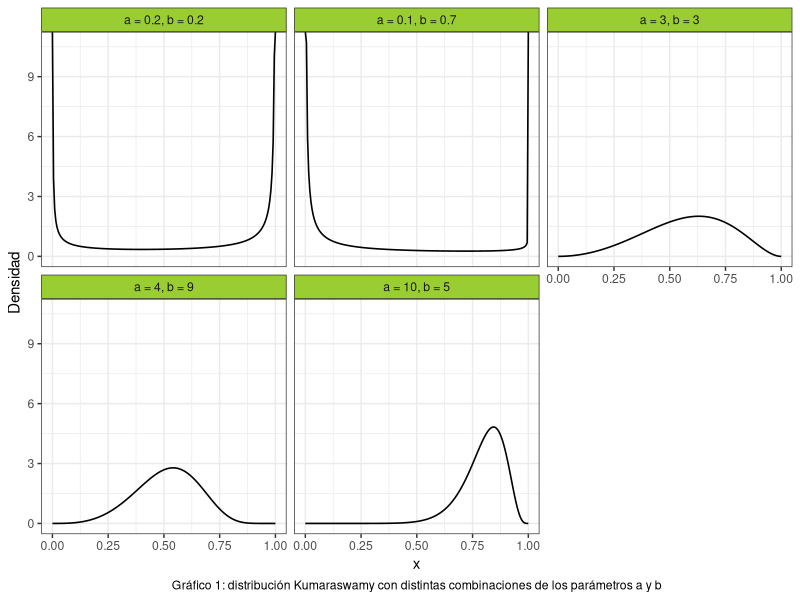
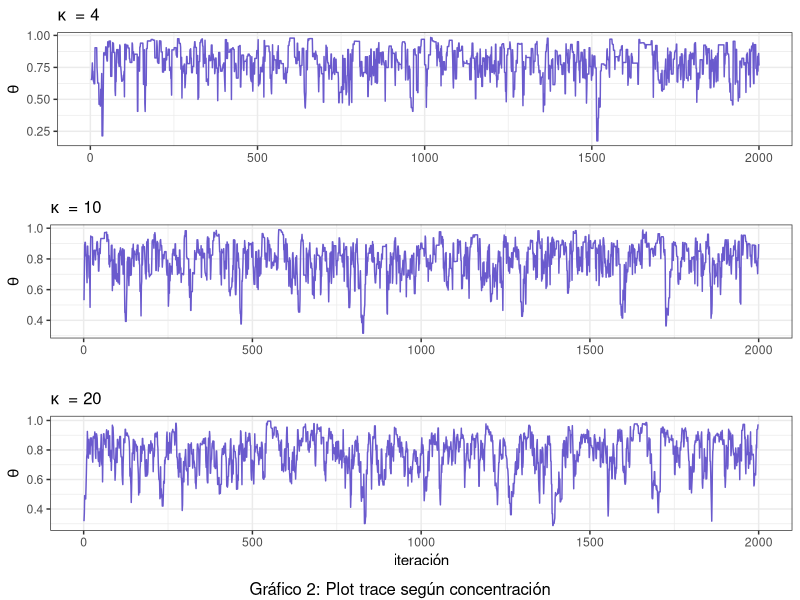
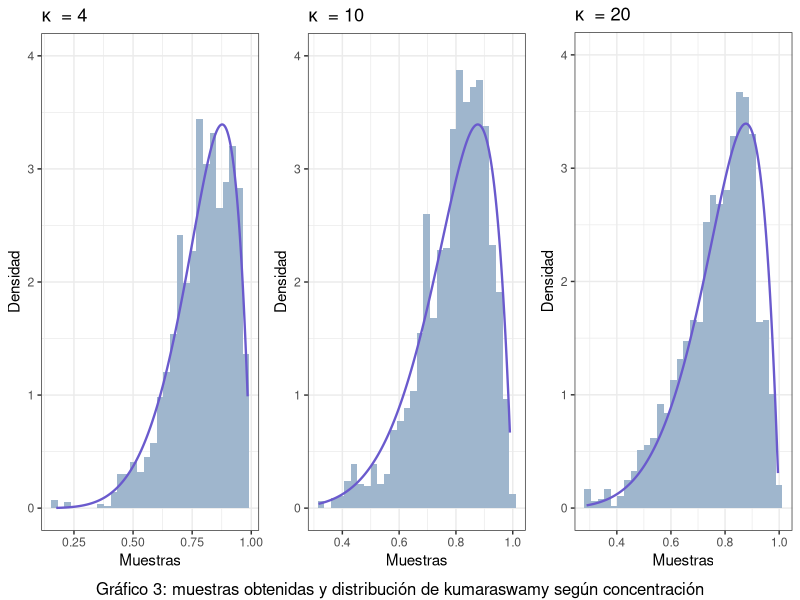
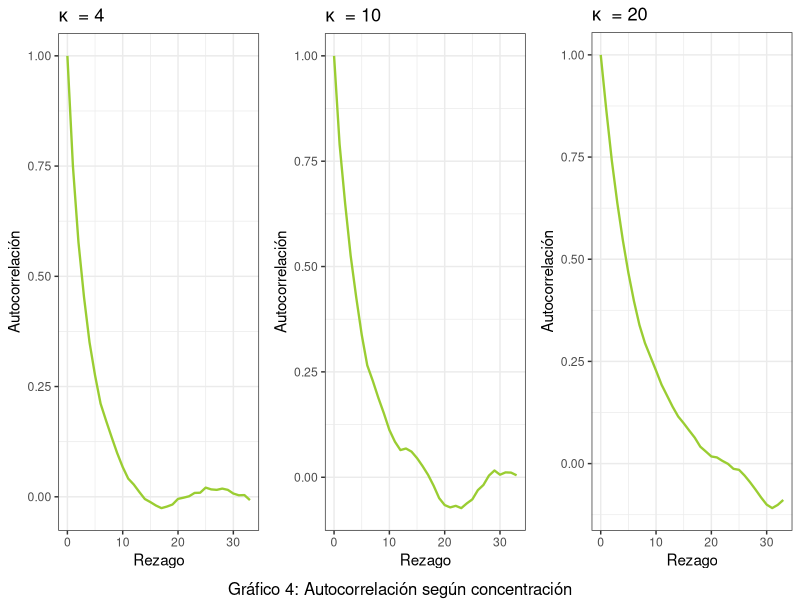
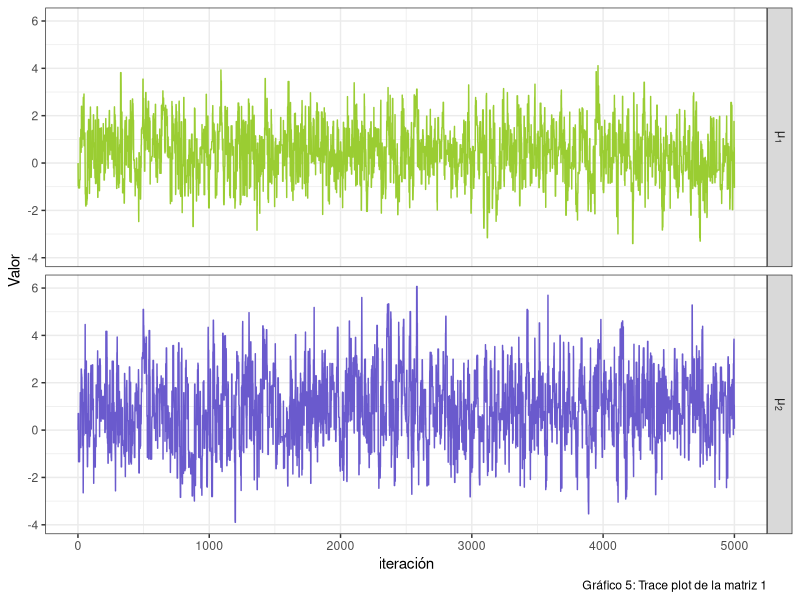
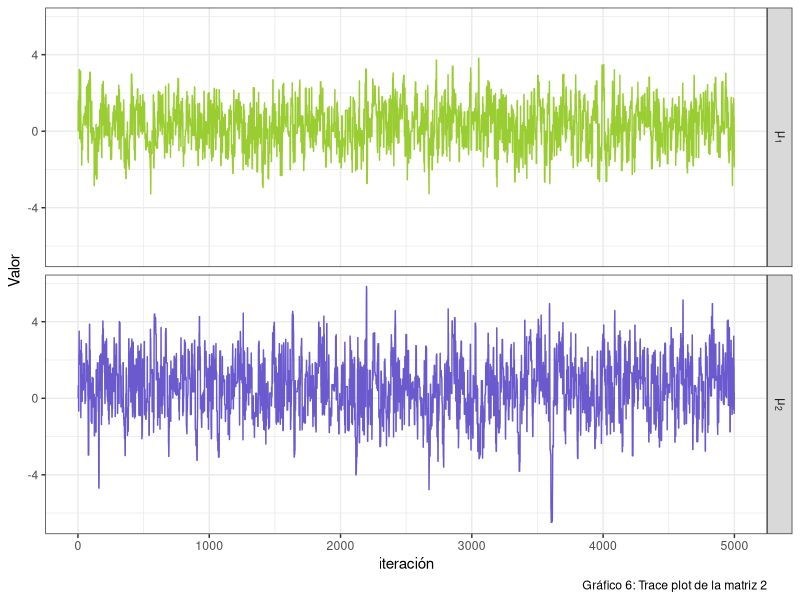
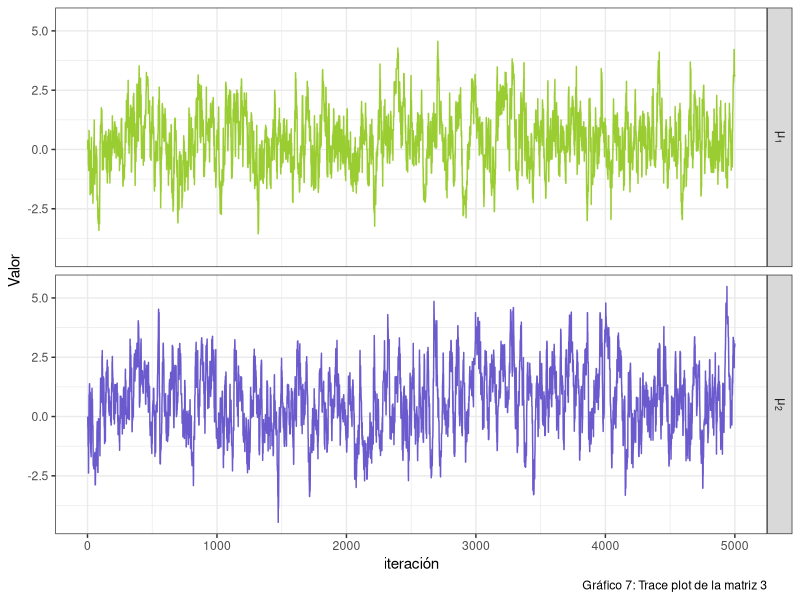
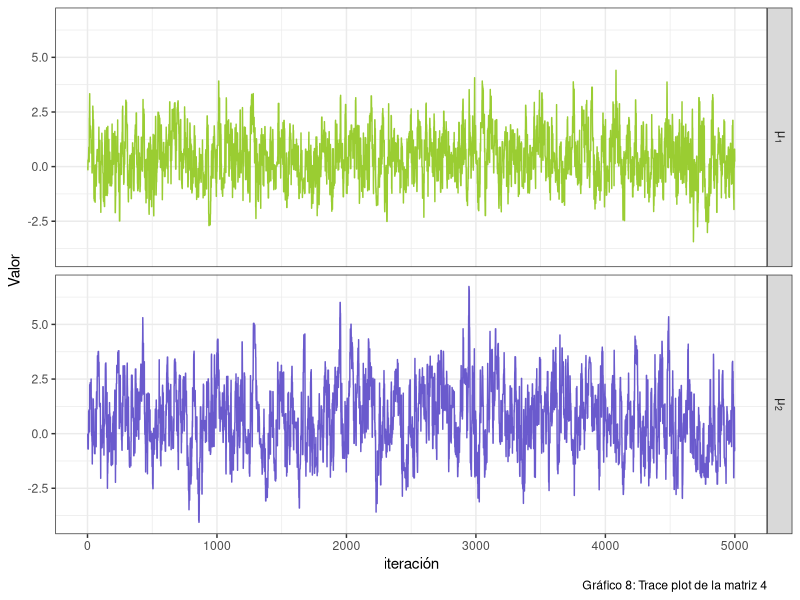

The R source for these figures, in order:
## ---- chunk 1
#Librerias
library(ggplot2)
library(dplyr)
library(gridExtra)
library(kableExtra)
library(stats)
library(mvtnorm)
set.seed(394)
## ---- chunk 2
# Función de Metropolis-Hastings

cant_saltos <- 0  # se inicia en 0 el contador de saltos

sample_mh <- function(d_objetivo, r_propuesta, d_propuesta, p_inicial, n) {
  muestras <- matrix(nrow = n, ncol = length(p_inicial))
  muestras[1, ] <- p_inicial
  
  for(i in 2:n) {
    p_actual <- muestras[i-1,]
    p_nuevo <- r_propuesta(p_actual)
    
    f_nuevo <- d_objetivo(p_nuevo)
    f_actual <- d_objetivo(p_actual)
    
    q_actual <- d_propuesta(p_actual, mean = p_nuevo)
    q_nuevo <- d_propuesta(p_nuevo, mean = p_actual)
    
    alpha <- min(1, (f_nuevo/f_actual)*(q_actual/q_nuevo))
    aceptar <- rbinom(1, 1, alpha)
    
    if(aceptar) { 
      muestras[i,] <- p_nuevo
      cant_saltos <- cant_saltos + 1
      
    } else {
      muestras[i,] <- p_actual
    }
  }
  
  if (ncol(muestras) == 1) {
    muestras <- as.vector(muestras)
  } 
  return(list(muestras=muestras,cant_saltos=cant_saltos))
}

## ---- chunk 3
#Punto 2
# Crear grilla para los valores de "x"
grid_n <- 200
x_grid <- seq(0, 1, length.out = grid_n)

kumaraswamy <- function(x, a, b){
  a*b*(x^(a-1))*((1-(x^a))^(b-1))
}

a <- c(0.2, 0.1, 3, 4, 10)
b <- c(0.2, 0.7, 3, 9, 5)


#Creamos un data frame para graficar la distribución de Kumaraswamy:

data1 <- data.frame(
  Funcion = as.factor(rep(1:5, each = grid_n)),
  Densidad = numeric(5 * grid_n),
  Grilla = rep(x_grid, times = 5)
) 

# Completamos el data frame con las densidades:
for(i in 1:5) {
    indices <- seq(from = 1 + (i - 1) * 200, to = 200 + (i - 1) * 200)
    data1$Densidad[indices] <- kumaraswamy(x_grid, a[i], b[i])
}

# Cambiamos las etiquetas de las variables para mejorar el gráfico
levels(data1$Funcion) <- c("a = 0.2, b = 0.2",
                           "a = 0.1, b = 0.7",
                           "a = 3, b = 3",
                           "a = 4, b = 9",
                           "a = 10, b = 5")

ggplot(data = data1, aes(x = Grilla, y = Densidad)) +
  geom_line(size = 0.55) +
  facet_wrap(~Funcion) +
  theme_bw() +
  labs(x = "x",
       caption = "Gráfico 1: distribución Kumaraswamy con distintas combinaciones de los parámetros a y b") + 
  theme(
    strip.background = element_rect(fill = "olivedrab3"),
    plot.caption = element_text(hjust = 0.5)
  )

## ---- chunk 4
#Punto 3
n3 <- 2000
concentracion3 <- c(4,10,20)
tabla3 <- data.frame ( 
  concentracion = rep(concentracion3, each = 2000),
  muestra = numeric(6000)
  )
tasa3 <- numeric(3)

for (i in 1:3) {
#Funciones a usar
d_objetivo3 <- function(x) kumaraswamy(x, 6, 2)
d_propuesta3 <- function(x, mean) dbeta(x, shape1 = mean * concentracion3[i], shape2 = (1-mean) * concentracion3[i])
r_propuesta3 <- function(x) rbeta(1, shape1 = x * concentracion3[i], shape2 = (1-x) * concentracion3[i])
#Donde x hace referencia a mu

p_inicial3 <- rbeta(1,shape1=2,shape2=2)
funcion3 <- sample_mh(d_objetivo3, r_propuesta3, d_propuesta3, p_inicial3, n3)
indices <- seq(from = 1 + (i - 1) * 2000, to = 2000 + (i - 1) * 2000)
tabla3$muestra[indices] <- funcion3$muestras

tasa3[i] <- funcion3$cant_saltos/n3
} 

#Tasa de aceptacion
  data.frame(
  Concentracion = c("4","10","20"),
  "Tasa de aceptación" = tasa3
) %>%
  kable(align = "c") %>%
  kable_styling(bootstrap_options = c("striped","hover","condensed"),
                latex_options = c("hold_position")) %>%
    add_footnote("Tabla 1: Tasa de aceptación")
## ---- chunk 5

#Trace plots
plot_trace <- function(x){
  data.frame(x = seq_along(x), y = x) %>% 
    ggplot() +
    geom_line(aes(x = x, y = y), color = "slateblue")+
    theme_bw() +
    theme(plot.title = element_text(size = 12))
}

grafico3_2 <- plot_trace(tabla3$muestra[1:2000]) +
              labs(x = "", y = expression(theta), 
                   title = expression(kappa ~ " = 4"))
grafico3_3 <- plot_trace(tabla3$muestra[2001:4000]) +
              labs(x = "", y = expression(theta), 
                   title = expression(kappa ~ " = 10"))
grafico3_4 <- plot_trace(tabla3$muestra[4001:6000]) +
              labs(x = "iteración", y = expression(theta), 
                   title = expression(kappa ~ " = 20"))

grid.arrange(grafico3_2,grafico3_3,grafico3_4, nrow=3, bottom ="Gráfico 2: Plot trace según concentración")
## ---- chunk 6

#Histogramas
plot_hist <- function(x, d_objetivo3) {
  x_seq <- seq(min(x), max(x), length.out = n3)
  df_hist <- data.frame(x = x)
  df_line <- data.frame(x = x_seq, y = d_objetivo3(x_seq))
  
  ggplot(df_hist)+
    geom_histogram(aes(x = x, y =after_stat(density)), fill = "slategray3") +
    geom_line(aes(x = x, y = y), data = df_line, 
              color = "slateblue", size = 0.8) +
    ylim(c(0,4)) +
    theme_bw()
}

grafico3_5 <- plot_hist(tabla3$muestra[1:2000],d_objetivo3) +
  labs (x = "Muestras", y = "Densidad",
        title = expression(kappa ~ " = 4"))
grafico3_6 <- plot_hist(tabla3$muestra[2001:4000],d_objetivo3) +
  labs (x = "Muestras", y = "Densidad",
        title = expression(kappa ~ " = 10"))
grafico3_7 <- plot_hist(tabla3$muestra[4001:6000],d_objetivo3) +
  labs (x = "Muestras", y = "Densidad",
        title = expression(kappa ~ " = 20"))

grid.arrange(grafico3_5,grafico3_6,grafico3_7,nrow=1, bottom = "Gráfico 3: muestras obtenidas y distribución de kumaraswamy según concentración")

## ---- chunk 7

#Graficos de autocorrelacion
plot_acf <- function(data, title) {
  acf_result <- acf(data, plot = FALSE)
  ggplot() +
    geom_line(aes(y = acf_result$acf, x = acf_result$lag), color = "olivedrab3", size = 0.8) +
    labs(title = title, x = "Rezago", y = "Autocorrelación") +
    theme_bw()
}


grafico3_8 <- plot_acf(tabla3$muestra[1:2000],
                       expression(kappa ~ " = 4"))
grafico3_9 <- plot_acf(tabla3$muestra[2001:4000], 
                       expression(kappa ~ " = 10"))
grafico3_10 <- plot_acf(tabla3$muestra[4001:6000], 
                        expression(kappa ~ " = 20"))

grid.arrange(grafico3_8,grafico3_9,grafico3_10,nrow=1,  bottom = "Gráfico 4: Autocorrelación según concentración")

## ---- chunk 8
#Punto 4
muestra4_1 <- tabla3$muestra[1:2000]
muestra4_2 <- tabla3$muestra[2001:4000]
muestra4_3 <- tabla3$muestra[4001:6000]

#Calculo de la media y los percentiles 5 y 95 para X:
data.frame(
  Muestra = c("1", "2", "3"),
  Concentración = c("k=4", "k=10", "k=20"),
  Medias =  c(mean(muestra4_1), mean(muestra4_2), mean(muestra4_3)),
  Percentil_5 = c(quantile(muestra4_1, prob = c(0.05)),
                  quantile(muestra4_2, prob = c(0.05)),
                  quantile(muestra4_3, prob = c(0.05))
                  ),
  Percentil_95 = c(quantile(muestra4_1, prob = c(0.95)),
                  quantile(muestra4_2, prob = c(0.95)),
                  quantile(muestra4_3, prob = c(0.95))
                  )
) %>%
  kable(align = "c") %>%
  kable_styling(bootstrap_options = c("striped","hover","condensed"),
                latex_options = c("hold_position")) %>%
  add_footnote("Tabla 2: Media y percentiles de X")
## ---- chunk 9
#Cálculo de la media y los percentiles 5 y 95 para logit(X):
l_m1 <- log((muestra4_1/(1-muestra4_1)))
l_m2 <- log((muestra4_2/(1-muestra4_2)))
l_m3 <- log((muestra4_3/(1-muestra4_3)))



data.frame(
  Muestra = c("1", "2", "3"),
  Concentración = c("k=4", "k=10", "k=20"),
  Medias = c(mean(l_m1), mean(l_m2), mean(l_m3)),
  Percentil_5 = c(quantile(l_m1, prob = c(0.05)),
                  quantile(l_m2, prob = c(0.05)),
                  quantile(l_m3, prob = c(0.05))),
  Percentil_95 = c(quantile(l_m1, prob = c(0.95)),
                   quantile(l_m2, prob = c(0.95)),
                   quantile(l_m3, prob = c(0.95)))
  ) %>%
  kable(align = "c") %>%
  kable_styling(bootstrap_options = c("striped","hover","condensed"),
                latex_options = c("hold_position")) %>%
  add_footnote("Tabla 3: Media y percentiles de logit(X)")
## ---- chunk 10
#Paso 7

# Funciones a utilizar

#1.Trace plot
plot_trace <- function(x, y) {
  n <- length(x)
  df <- data.frame(
    x = rep(1:n, 2),
    y = c(x,y),
    parametro = factor(rep(1:2, each = n), labels = c(expression(mu[1]), expression(mu[2]))) 
  )
  
  ggplot(df) +
    geom_line(aes(x = x, y = y, color = parametro)) +
    facet_wrap(~parametro, labeller = label_parsed,
               nrow = 2, strip.position = "right") +
    scale_color_manual(values = c("olivedrab3","slateblue")) +
    labs(x = "iteración", y = "Valor") +
    theme_bw()
}



#2. Número efectivo de muestras
n_eff <- function(muestras){
  S <- length(muestras)
  autocorr <- acf(muestras, plot = F, lag = Inf)$acf
  limite <- which((autocorr < 0.001))[1] #sumamos hasta ese valor
  denom <- 1 + 2 * sum(autocorr[2:limite])
  
  S/denom
  
}


n7 <- 5000
funcion7_1 <- function(matriz_cov) {
    d_objetivo7 <- function(x) dmvnorm(x,c(0.4,0.75),matrix(c(1.35,0.4,0.4,2.4),nrow=2))
    d_propuesta7 <- function(x, mean) dmvnorm(x,mean = mean ,sigma = matriz_cov)
    r_propuesta7 <- function(x) rmvnorm(1, mean = x, sigma = matriz_cov)  


funcion7 <- sample_mh(d_objetivo7,r_propuesta7,d_propuesta7,c(0,0),n7)
muestra7 <- funcion7$muestras
grafico7_1 <- plot_trace(muestra7[,1],muestra7[,2])
n_eff7_1 <- n_eff(muestra7[,1])
n_eff7_2 <- n_eff(muestra7[,2])
 return(list(grafico = grafico7_1, n1 = n_eff7_1, n2 = n_eff7_2,
             muestra7 = muestra7))

}

#Evalucación de diferentes matrices de variancia y covariancia
matriz1 <- funcion7_1(matrix(c(2, 0.5, 0.5, 3), nrow = 2))
matriz2 <- funcion7_1(matrix(c(2, 0, 0, 3), nrow = 2))
matriz3 <- funcion7_1(matrix(c(0.4, 0, 0, 0.4), nrow = 2))
matriz4 <- funcion7_1(matrix(c(1, 0, 0, 1), nrow = 2))
matriz5 <- funcion7_1(matrix(c(5, 0, 0, 6), nrow = 2))

matriz1$grafico + labs(caption = "Gráfico 5: Trace plot de la matriz 1") +
    theme(legend.position = "none")
matriz2$grafico + labs(caption = "Gráfico 6: Trace plot de la matriz 2") +
    theme(legend.position = "none")
matriz3$grafico + labs(caption = "Gráfico 7: Trace plot de la matriz 3") +
    theme(legend.position = "none")
matriz4$grafico + labs(caption = "Gráfico 8: Trace plot de la matriz 4") +
    theme(legend.position = "none")
matriz5$grafico + labs(caption = "Gráfico 9: Trace plot de la matriz 5") +
    theme(legend.position = "none")

## ---- chunk 11
data.frame(
  Matriz = c("1", "2", "3", "4", "5"),
  Num_efectivo_p1 = trunc(c(matriz1$n1, matriz2$n1, matriz3$n1, matriz4$n1, matriz5$n1)),
  Num_efectivo_p2 = trunc(c(matriz1$n2, matriz2$n2, matriz3$n2, matriz4$n2, matriz5$n2))
  ) %>%
  kable(align = "c") %>%
  kable_styling(bootstrap_options = c("striped","hover","condensed"),
                latex_options = c("hold_position")) %>%
  add_footnote("Tabla 4: Números efectivos de muestras para cada matriz y cada parámetro")

#Nos quedamos con la ultima matriz.
## ---- chunk 12
#Punto 8: se calculan las probabilidades con la última matriz de var y cov.
muestra7 <- as.data.frame(matriz5$muestra7)
colnames(muestra7) <- c("X", "Y")

#Probabilidades estimadas
#Probabilidad n°1:
prob1 <- muestra7 %>% 
  filter(X > 1) %>% 
  count(Y < 0)

p1 <- prob1$n[2]/(n7)


#Probabilidad n°2:
prob2 <- muestra7 %>% 
  filter(X > 1) %>% 
  count(Y > 2)

p2 <- prob2$n[2]/(n7)



#Probabilidad n°3:
prob3 <- muestra7 %>% 
  filter(X > 0.4) %>% 
  count(Y > 0.75)

p3 <- prob3$n[2]/(n7)



#Probabilidades reales:

#Probabilidad n°1:
p4 <- pmvnorm(lower = c(1, -Inf), upper = c(Inf, 0), 
        mean = c(0.4, 0.75), sigma = matrix(c(1.35, 0.4, 0.4, 2.4), nrow = 2))

#Cómo funcionan "lower" y "upper"? 
#"lower" es un vector que indica los limites inferiores de cada variable: 1 para X y -Infinito para Y; "upper" funciona de manera igual.


#Probabilidad n°2:
p5 <- pmvnorm(lower = c(1, 2), upper = c(Inf, Inf), 
        mean = c(0.4, 0.75), sigma = matrix(c(1.35, 0.4, 0.4, 2.4), nrow = 2))



#Probabilidad n°3:
p6 <- pmvnorm(lower = c(0.4, 0.75), upper = c(Inf, Inf), 
        mean = c(0.4, 0.75), sigma = matrix(c(1.35, 0.4, 0.4, 2.4), nrow = 2))

data.frame (
  Probabilidad = c("i","ii","iii"),
  Estimada = c(p1,p2,p3),
  Real = c(p4,p5,p6)
) %>%
  kable(align = "c") %>%
  kable_styling(bootstrap_options = c("striped","hover","condensed"),
                latex_options = c("hold_position")) %>%
  add_footnote("Tabla 5: Probabilidades estimadas y reales")
## ---- chunk 13
#Punto 9

p_estrella <- function(x, a, b){
  exp(-((((a - x[1])^2) + b * ((x[2] - x[1])^2))^2))
}



n9 <- 5000

funcion9_1 <- function(matriz_cov) {
    d_objetivo9 <- function(x) p_estrella(x, 0.5, 5)
    d_propuesta9 <- function(x, mean) dmvnorm(x, mean = mean, sigma = matriz_cov)
    r_propuesta9 <- function(x) rmvnorm(1, mean = x, sigma = matriz_cov)  
    
    funcion9 <- sample_mh(d_objetivo9,r_propuesta9,d_propuesta9,c(0,0),n9)
    muestra9 <- funcion9$muestras
    grafico9_1 <- plot_trace(muestra9[,1],muestra9[,2])
    
    n_eff9_1 <- n_eff(muestra9[,1])
    n_eff9_2 <- n_eff(muestra9[,2])
    tasa9 <- funcion9$cant_saltos/n9
    autocorr_1 <- acf(muestra9[,1], plot = F)
    autocorr_2 <- acf(muestra9[,2], plot = F)
    
    return(list(grafico = grafico9_1, n1 = n_eff9_1, n2 = n_eff9_2,
             muestra9 = muestra9, tasa9 = tasa9, autocorr_p1 = autocorr_1,
             autocorr_p2 = autocorr_2))

}


matriz1 <- funcion9_1(matrix(c(0.3, 0.1, 0.1, 0.2), nrow = 2))
matriz2 <- funcion9_1(matrix(c(2, 0, 0, 2), nrow = 2))
matriz3 <- funcion9_1(matrix(c(4, 1, 1, 4), nrow = 2))



grafico9_1_1 <- ggplot()+
  geom_line(aes(y = matriz1$autocorr_p1$acf, x = matriz1$autocorr_p1$lag),
            color = "olivedrab3", size = 0.8) +
  theme_bw() +
  theme(plot.title = element_text(hjust = 0.5)) +
  labs (title = "Matiz 1 ", x = "Rezago", y = "Autocorrelación")

grafico9_1_2 <- ggplot()+
  geom_line(aes(y = matriz1$autocorr_p2$acf, x = matriz1$autocorr_p2$lag),
            color="slateblue", size = 0.8) +
  theme_bw() +
  theme(plot.title = element_text(hjust = 0.5)) +
  labs (title = "Matriz 1' ", x = "Rezago", y = "Autocorrelación")


grafico9_2_1 <- ggplot()+
  geom_line(aes(y = matriz2$autocorr_p1$acf, x = matriz2$autocorr_p1$lag),
            color = "olivedrab3", size = 0.8) +
  theme_bw() +
  theme(plot.title = element_text(hjust = 0.5)) +
  labs (title = "Matriz 2 ", x = "Rezago", y = "Autocorrelación")

grafico9_2_2 <- ggplot()+
  geom_line(aes(y = matriz2$autocorr_p2$acf, x = matriz2$autocorr_p2$lag),
            color = "slateblue", size = 0.8) +
  theme_bw()  +
  theme(plot.title = element_text(hjust = 0.5)) +
  labs (title = "Matriz 2", x = "Rezago", y = "Autocorrelación")

grafico9_3_1 <- ggplot()+
  geom_line(aes(y = matriz3$autocorr_p1$acf, x = matriz3$autocorr_p1$lag),
            color = "olivedrab3", size = 0.8) +
  theme_bw() +
  theme(plot.title = element_text(hjust = 0.5)) +
  labs (title = "Matriz 3", x = "Rezago", y = "Autocorrelación")


grafico9_3_2 <- ggplot()+
  geom_line(aes(y = matriz3$autocorr_p2$acf, x = matriz3$autocorr_p2$lag),
            color = "slateblue", size = 0.8) +
  theme_bw() +
  theme(plot.title = element_text(hjust = 0.5)) +
  labs (title = "Matriz 3", x = "Rezago", y = "Autocorrelación")
## ---- chunk 14
matriz1$grafico + theme(legend.position = "none") + ggtitle("Matriz 1")
matriz3$grafico + labs(caption = "Gráfico 10: Plot trace de las matrices") + 
  theme(legend.position = "none") + ggtitle("Matriz 3")
## ---- chunk 15
data.frame(
  Matriz = c("1", "2", "3"),
  Tasa = c(matriz1$tasa9, matriz2$tasa9, matriz3$tasa9)
) %>%
  kable(align = "c", booktabs = TRUE) %>%
  kable_styling(bootstrap_options = c("striped","hover","condensed")) %>%
  add_footnote("Tabla 5: Probabilidades estimadas y reales")
## ---- chunk 16
grid.arrange(grafico9_1_1, grafico9_2_1, grafico9_3_1, ncol = 3, 
             bottom = "Gráfico 11: Autocorrelación de las muestras del parámetro a")
grid.arrange(grafico9_1_2, grafico9_2_2, grafico9_3_2, ncol = 3, 
             bottom = "Gráfico 12: Autocorrelación de las muestras del parámetro b")
## ---- chunk 17
#Punto 10
muestra9 <- as.data.frame(matriz1$muestra9)
colnames(muestra9) <- c("X", "Y")

#Probabilidades estimadas
#Probabilidad n°1:
prob1 <- muestra9 %>% 
  filter(X > 0 & X < 1 ) %>% 
  count(Y < 1 & Y > 0)

prob1$n[2]/(n9)



#Probabilidad n°2:
prob2 <- muestra9 %>% 
  filter(X > -1 & X < 0 ) %>% 
  count(Y < 1 & Y > 0)

prob2$n[2]/(n9)




#Probabilidad n°3:
prob3 <- muestra9 %>% 
  filter(X > 1 & X < 2 ) %>% 
  count(Y < 3 & Y > 2)

prob3$n[2]/(n9)
## ---- chunk 18
# Punto 11
# Calculo P(0<X1<1, 0<X2<1)

k <- 10000
u <- matrix(runif(k*2), ncol = 2)
p_estrella_eval <- numeric(k)

for (i in 1:k) {
  p_estrella_eval[i] <- p_estrella(u[i,], 0.5, 5)
}

rdo_prob1 <- mean(p_estrella_eval)

# Calculo P(-1<X1<0, 0<X2<1)

u <- matrix(c(runif(k, min = -1, max = 0),
              runif(k, min = 0, max = 1)),
            ncol = 2)

for (i in 1:k) {
  p_estrella_eval[i] <- p_estrella(u[i,], 0.5, 5)
}

rdo_prob2 <- mean(p_estrella_eval)

# Calculo P(1<X1<2, 2<X2<3)

u <- matrix(c(runif(k, min = 1, max = 2),
              runif(k, min = 2, max = 3)),
            ncol = 2)

for (i in 1:k) {
  p_estrella_eval[i] <- p_estrella(u[i,], 0.5, 5)
}

rdo_prob3 <- mean(p_estrella_eval)
